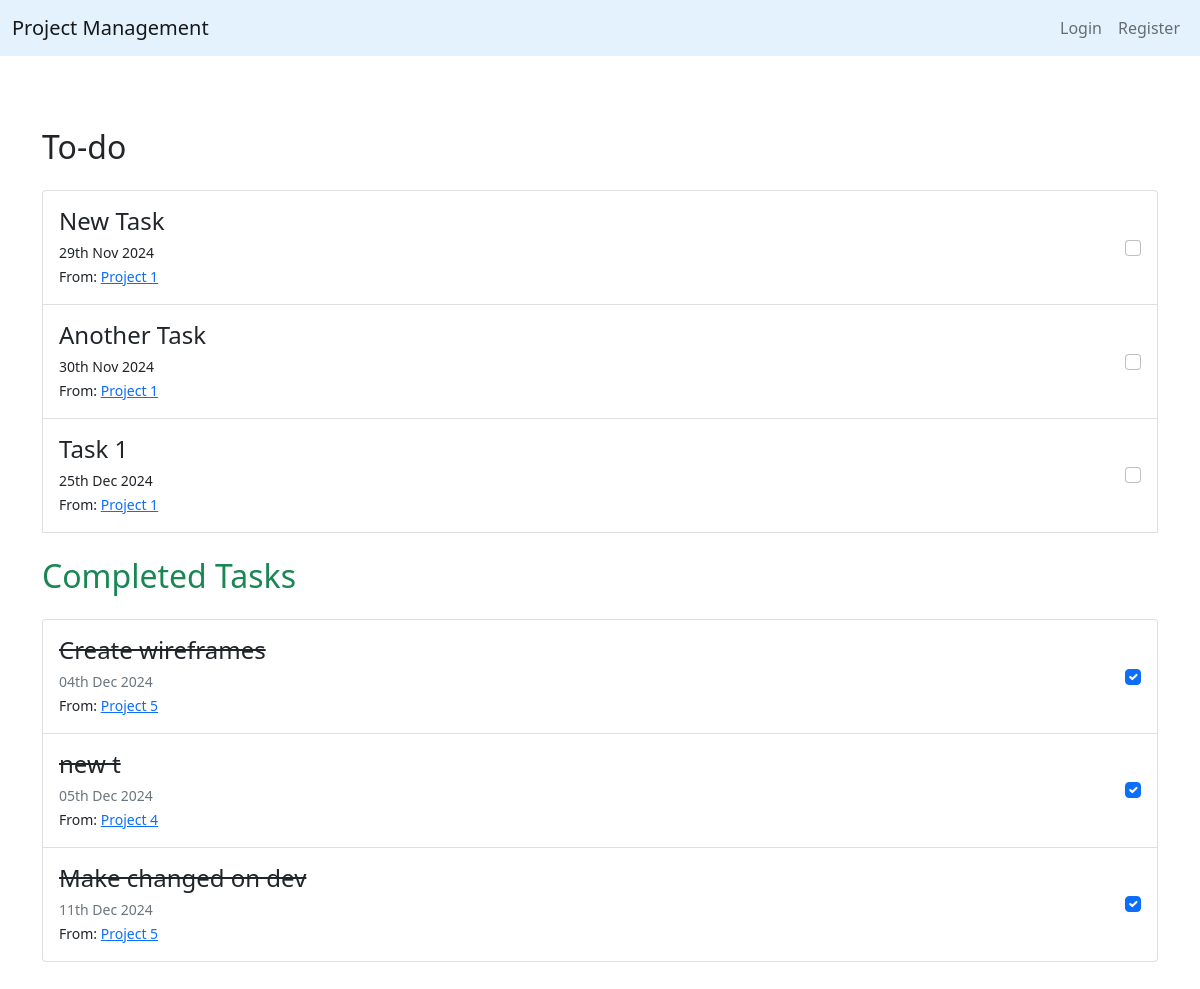
/tasks/, run on an earlier commit of the app's database.
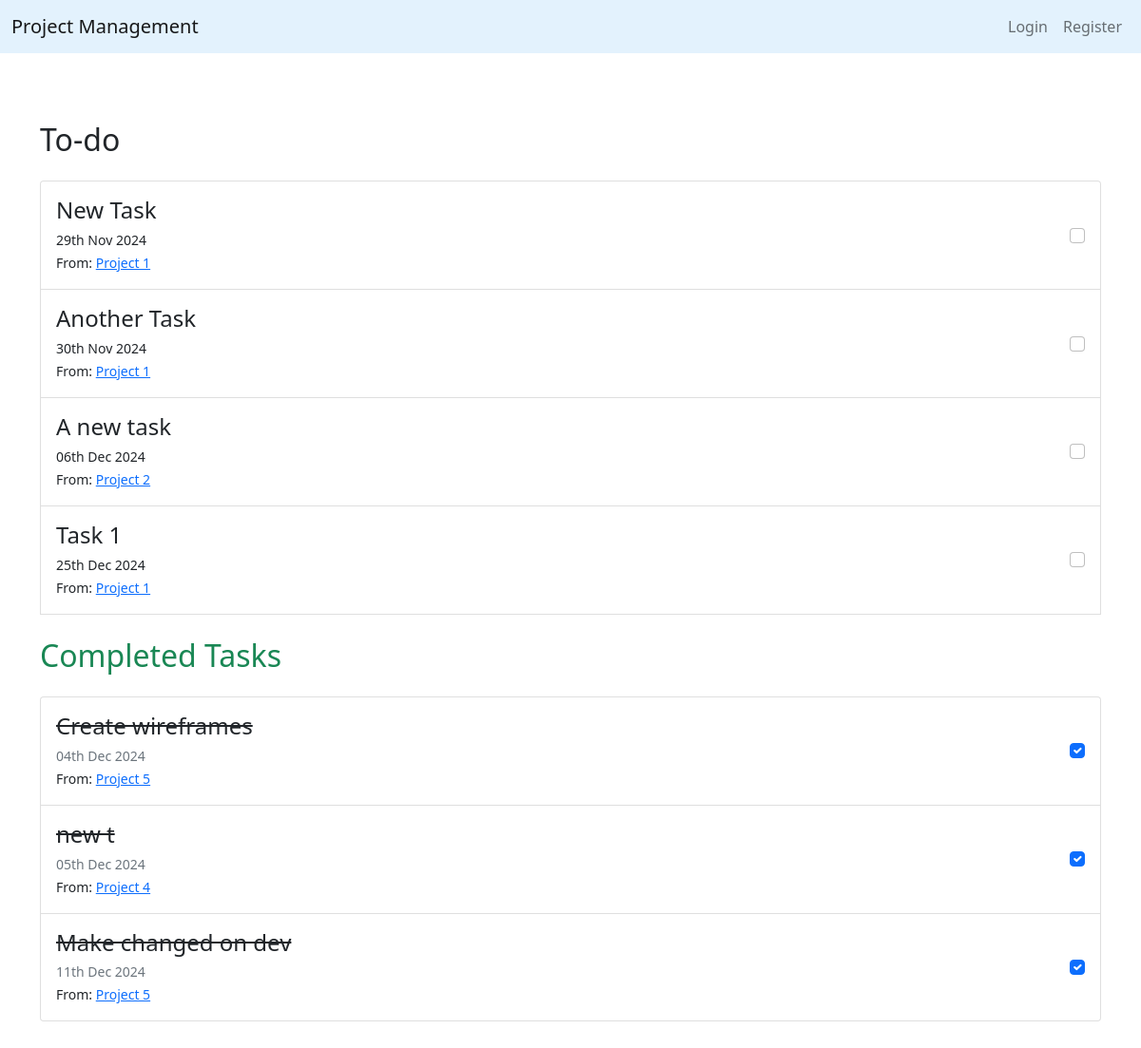
And on a later commit of the database.
### tasks/models.py (models this page shows, shortened)
class Task(models.Model):
    name = models.CharField(max_length=200)
    due_date = models.DateField(default= date.today() + timedelta(1))
    assigned_to = models.ForeignKey(User, on_delete=models.SET_NULL, null=True)
    complete = models.BooleanField(default=False)
    project = models.ForeignKey(Project, on_delete=models.CASCADE, related_name='tasks')

### projects/models.py (models this page shows, shortened)
class Project(models.Model):
    STATUS_CHOICES = [
        ('Not Started', 'Not Started'),
        ('In Progress', 'In Progress'),
        ('Completed', 'Completed'),
    ]
    name = models.CharField(max_length=200)
    description = models.TextField()
    created_by = models.ForeignKey(User, on_delete=models.CASCADE)
    start_date = models.DateField(default=date.today)
    end_date = models.DateField(default= date.today() + timedelta(1))
    completion_date = models.DateField(null=True)
    team_members = models.ManyToManyField(User, related_name='projects')
    status = models.CharField(max_length=50, choices=STATUS_CHOICES, default='Not Started')

### tasks/views.py (the view, shortened to what this page needs)
# urls.py: path('', TaskListView.as_view(), name='task-home'),
class TaskListView(ListView):
    model = Task
    context_object_name = 'tasks'
    ordering = ['due_date']
    def get_context_data(self, **kwargs):
        context = super().get_context_data(**kwargs)
        context['completed_tasks'] = Task.objects.filter(complete=True).order_by('due_date')
        context['incomplete_tasks'] = Task.objects.filter(complete=False).order_by('due_date')
        return context

### tasks/templates/tasks/task_list.html (shortened to what this page needs)
{% extends "projects/base.html" %}
{% block content %}
    <div class="container py-5">
        <h2 class="my-4">To-do</h2>
        <div class="list-group">
            {% if incomplete_tasks %}
                {% for task in incomplete_tasks %}
                    <div class="list-group-item d-flex justify-content-between align-items-center py-3">
                        <div>
                            <h4 class="mb-1">{{ task.name }}</h4>
                            <p class="mb-0"><small>{{ task.due_date|date:'dS M Y' }}</small></p>
                            <p class="mb-0"><small>From: <a href="{% url 'project-detail' task.project.id %}">{{ task.project.name }}</a></small></p>
                        </div>
                        <form method="post" action="{% url 'task-home' %}">
                            <input type="checkbox" name="complete" {% if task.complete %} checked {% endif %} onchange="this.form.submit();"  class="form-check-input">
                        </form>
                    </div>
                {% endfor %}
            {% else %}
                <p class="text-muted">No tasks in your todo list!</p>
            {% endif %}
        <h2 class="my-4 text-success">Completed Tasks</h2>
        <div class="list-group">
            {% if completed_tasks %}
                {% for task in completed_tasks %}
                    <div class="list-group-item d-flex justify-content-between align-items-center py-3">
                        <div>
                            <h4 class="text-decoration-line-through mb-1">{{ task.name }}</h4>
                            <p class="text-muted mb-0"><small>{{ task.due_date|date:'dS M Y' }}</small></p>
                            <p class="mb-0"><small>From: <a href="{% url 'project-detail' task.project.id %}">{{ task.project.name }}</a></small></p>
                        </div>
                        <form method="post" action="{% url 'task-home' %}">
                            <input type="checkbox" name="complete" {% if task.complete %} checked {% endif %} onchange="this.form.submit();" class="form-check-input">
                        </form>
                    </div>
                {% endfor %}
            {% else %}
                <p class="text-muted">No completed tasks!</p>
            {% endif %}
        </div>
    </div>
{% endblock content %}

What changed in the data, as far as the page shows it:
added Task: name "A new task", due_date "06th Dec 2024", project.name "Project 2", shown under "To-do"
